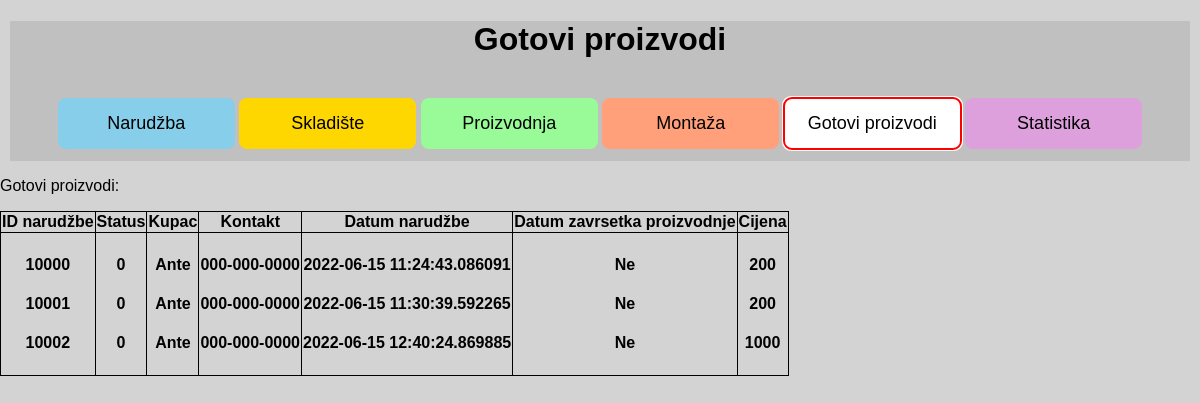
/finishedproduct, run on the app's committed database.
### app.py (models this page shows, shortened)
class Finished_product(db.Model):
    __tablename__ = "finished_product"
    auto_id = db.Column(db.Integer, primary_key=True)
    order_id = db.Column(db.Integer)
    order_status = db.Column(db.Integer)
    buyer_name = db.Column(db.String(500), nullable=False)
    buyer_contact = db.Column(db.String(500), nullable=False)
    date_created = db.Column(db.String(500))
    date_finished = db.Column(db.String(500))
    price = db.Column(db.Integer)

### app.py (the view)
@ app.route("/finishedproduct")
def finished_product():
    finished_products = Finished_product.query.order_by(
        Finished_product.order_id)
    return render_template("finishedproduct.html", product=finished_products)

### templates/finishedproduct.html (shortened to what this page needs)
{% extends 'base.html' %}
{% block head %}
<link rel="stylesheet" href="{{ url_for('static', filename='css/finishedproduct.css') }}">
{% endblock %}
{% block body %}
<div class="content">
    <h1 id="Naslov">Gotovi proizvodi</h1>
    <br>
    <button class="btn btn-1" , onclick="window.location.href='/order'">Narudžba</button>
    <button class="btn btn-2" , onclick="window.location.href='/warehouse'">Skladište</button>
    <button class="btn btn-3" , onclick="window.location.href='/manufacturing'">Proizvodnja</button>
    <button class="btn btn-4" , onclick="window.location.href='/installation'">Montaža</button>
    <button class="btn btn-5" , onclick="window.location.href='/finishedproduct'">Gotovi proizvodi</button>
    <button class="btn btn-6" , onclick="window.location.href='/statistic'">Statistika</button>
</div>
<p>Gotovi proizvodi:</p>
<table>
    <tr>
        <th>ID narudžbe</th>
        <th>Status</th>
        <th>Kupac</th>
        <th>Kontakt</th>
        <th>Datum narudžbe</th>
        <th>Datum zavrsetka proizvodnje</th>
        <th>Cijena</th>
    </tr>
    <tr>
        <th>
            {% for finproduct in product %}
            <h4>
                {{finproduct.order_id}}
            </h4>
            {% endfor %}
        </th>
        <th>
            {% for finproduct in product %}
            <h4>
                {{finproduct.order_status}}
            </h4>
            {% endfor %}
        </th>
        <th>
            {% for finproduct in product %}
            <h4>
                {{finproduct.buyer_name}}
            </h4>
            {% endfor %}
        </th>
        <th>
            {% for finproduct in product %}
            <h4>
                {{finproduct.buyer_contact}}
            </h4>
            {% endfor %}
        </th>
        <th>
            {% for finproduct in product %}
            <h4>
                {{finproduct.date_created}}
            </h4>
            {% endfor %}
        </th>
        <th>
            {% for finproduct in product %}
            <h4>
                {{finproduct.date_finished}}
            </h4>
            {% endfor %}
        </th>
        <th>
            {% for finproduct in product %}
            <h4>
                {{finproduct.price}}
            </h4>
            {% endfor %}
        </th>
    </tr>
</table>
{% endblock %}

### static/css/main.css (style rules this page uses)
body { margin: 0; font-family: sans-serif; background-color: lightgrey; }
.content { margin: 10px; background-color: silver; text-align: center; height: 140px; }
.btn { padding: 15px; font-size: large; border: none; width: 15%; border-radius: 8px; }
.btn-1 { background-color: skyblue; }
.btn-2 { background-color: gold; }
.btn-3 { background-color: palegreen; }
.btn-4 { background-color: lightsalmon; }
.btn-5 { background-color: lightsteelblue; }
.btn-6 { background-color: plum; }

### static/css/finishedproduct.css (style rules this page uses)
body { margin: 0; font-family: sans-serif; background-color: lightgrey; }
.content { margin: 10px; background-color: silver; text-align: center; height: 140px; }
.btn { padding: 15px; font-size: large; border: none; width: 15%; border-radius: 8px; }
.btn-1 { background-color: skyblue; }
.btn-2 { background-color: gold; }
.btn-3 { background-color: palegreen; }
.btn-4 { background-color: lightsalmon; }
.btn-5 { background-color: white; border-color: red; outline: 50px auto red; }
.btn-6 { background-color: plum; }

### templates/finishedproduct.html (style rules this page uses)
table, th, td { border: 1px solid black; border-collapse: collapse; }

### data on the page
Finished_product: order_id "10000", order_status "0", buyer_name "Ante", buyer_contact "000-000-0000", date_created "2022-06-15 11:24:43.086091", date_finished "Ne", price "200"
Finished_product: order_id "10001", order_status "0", buyer_name "Ante", buyer_contact "000-000-0000", date_created "2022-06-15 11:30:39.592265", date_finished "Ne", price "200"
Finished_product: order_id "10002", order_status "0", buyer_name "Ante", buyer_contact "000-000-0000", date_created "2022-06-15 12:40:24.869885", date_finished "Ne", price "1000"
